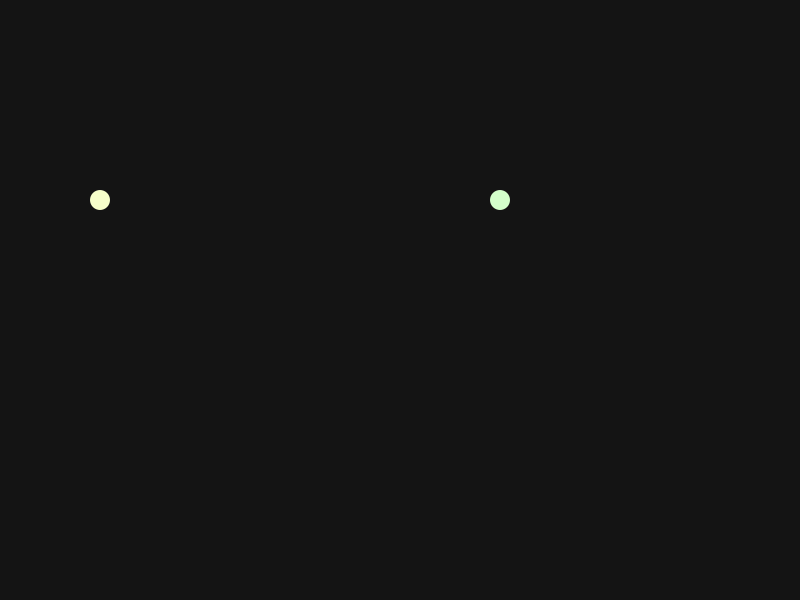
Frame 1 (no input)
Frame 60 (the mouse pressed at the canvas centre just before this capture): identical to frame 1, image omitted
Frame 120 (the mouse held since frame 60 and released just before this capture): identical to frame 1, image omitted

The Processing sketch that drew this single still picture (run headless with seeded random() and noise(); from frame 60 on, the mouse is pressed at the canvas centre):

// Processing sketch: processing_49261
// ── processing_49261.pde

int num = 1;  
int speed = 1;
int d = 20;

int[] x = new int[100];
int[] y = new int[100];
int eggx = 100;
int eggy = 200;

void setup() {
  size (800, 600); //Num: 20 x 15; egg: 20x20
  smooth();
  ellipseMode (CENTER);
  x[0] = 20* int (random (1, 39));
  y[0] = 20* int (random (1, 39)); 
}

void draw() {
  background (20);
  
  if (x[0]<=0 || x[0]>= width || y[0]<=0 || y[0]>=height) {
    gameover();
  } else if (keyPressed && (key == CODED)) {
    for (int i=num-1; i>0; i--) {
      x[i] = x[i-1];
      y[i] = y[i-1];
    }
    if (keyCode == LEFT) {
      x[0] -= speed*d;
    } else if (keyCode == RIGHT) {
      x[0] += speed*d;
    } else if (keyCode == UP) {
      y[0] -= speed*d; 
    } else if (keyCode == DOWN) {
      y[0] += speed*d;
    }
  }
  
  if (x[0]==eggx && y[0]==eggy) {
    num ++;
    eggx = 20 * int (random(1, 39));
    eggy = 20 * int (random(1, 29));
  }
  
  fill (212, 255, 203);
  noStroke ();
  for(int i=0; i<num; i++) {
      ellipse (x[i], y[i], d, d);
  }
  fill (247, 255, 203);
  ellipse (eggx, eggy, d, d);
}

void gameover() {
  fill (240, 40, 40);
  textSize (65);
  textAlign(CENTER);
  text ("Game Over", width/2, height/2);
  fill (255);
  textSize (30);
  text (num, width/2, height/2+100);
}
      
